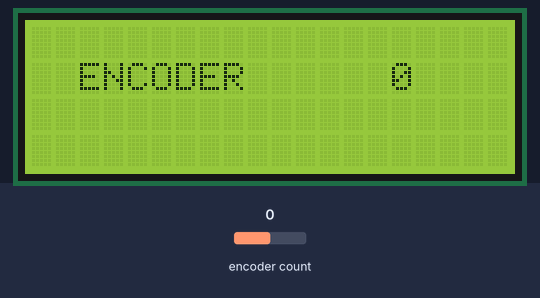
The sketch below on a simulated Arduino Uno, built with avr-gcc and run on an emulated ATmega328P. Shown: 20×4 character LCD. The inputs (shaded band) are chosen by the test bench; at power-on: encoder count 0.

Above: at 1.2 s.
1.3 s: encoder count set to 1
At 1.7 s:
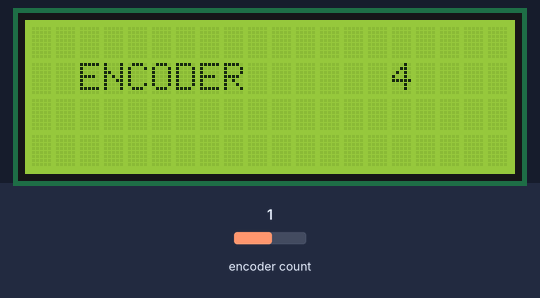
2.8 s: encoder count set to 2
At 3.7 s:
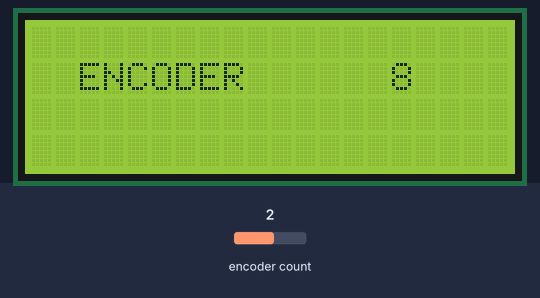
4.3 s: encoder count set to 3
At 5.2 s:
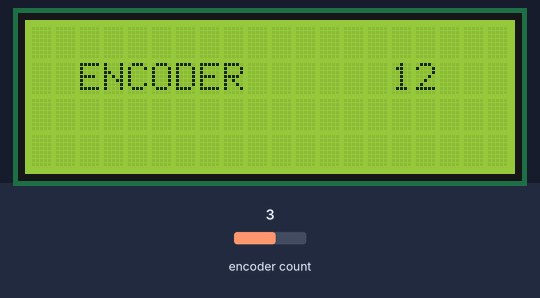
Timing chart, 0 to 7.3 s (numbered marks = the images above; inputs shaded):
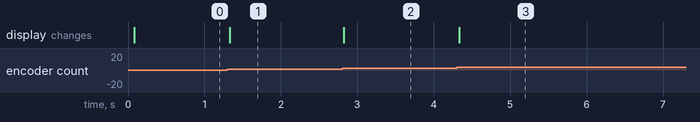

The sketch:

Encoder.ino
```cpp
#include <Wire.h>
#include <LiquidCrystal_I2C.h>
#include <Encoder.h>

LiquidCrystal_I2C lcd(0x3F,20,4);
Encoder myEnc(6, 5);

void setup() {
  Serial.begin(9600);
  lcd.begin();
  lcd.backlight();
}

void loop() {
    byte newPos = myEnc.read();
    lcd.setCursor(0,1);
    lcd.print(F("  ENCODER      "));
    lcd.print(newPos);
    lcd.print(F("   "));
}
```

Measured:
- after the input at 1.3 s, the display: changes at once (image 1)
- after the input at 2.8 s, the display: changes at once (image 2)
- after the input at 4.3 s, the display: changes at once (image 3)
